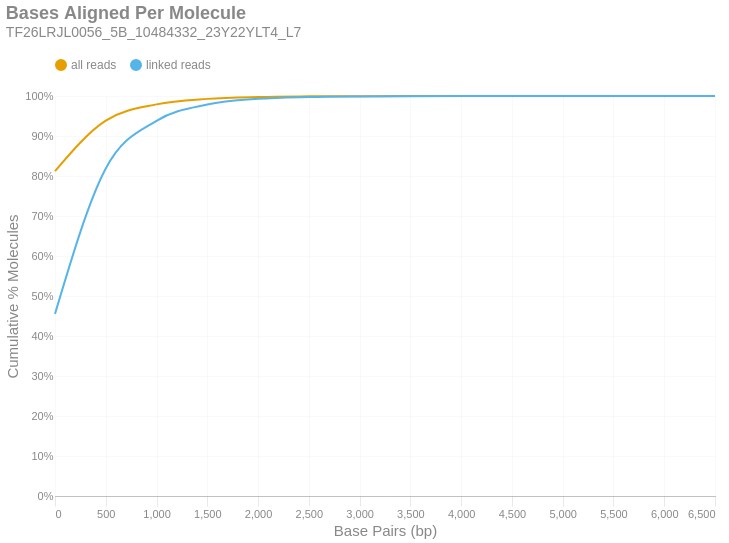

Notebook source saved alongside this figure:
### Markdown cell above
### Bases Aligned Per Molecule
This is a cumulative frequency distribution showing the number of base pairs aligned per unique molecule. These data are shown in 500 bp bins. There are two distributions: one with `all reads` (yellow) and another with only `linked reads` (blue). The percent of molecules in the `linked reads` distribution is relative to the total number of linked molecules.

### Code cell
if SKIPLR:
    print_html(f"Skipped")
else:
    binned_df = consolidated_hist(valids['aligned_bp'], mask, 500, True)
    with SafeRender(binned_df):
        (
            density_plot(binned_df, 'Bases Aligned Per Molecule', samplename, 'basesper')
            .encode(
                x=alt.X('bin:Q', title="Base Pairs (bp)").axis(tickMinStep=500).scale(padding=0),
                y=alt.Y('value:Q', title='Cumulative % Molecules')
                    .axis(format='%')
                    .scale(domain = [0,1])
                    .stack(False),
                color=alt.Color("key:N").scale(domain = ["all reads", "linked reads"]),
                tooltip = [
                    alt.Tooltip("key:N", title = "Data Type"),
                    alt.Tooltip("range_label:N", title="Bases Aligned Per Molecule"),
                    alt.Tooltip("value:Q", format = ".2%", title="% Molecules (Cum.)")
                ]
            )
        ).display()

### Figure 1 — Vega-Lite specification as saved in the notebook (floating-point values rounded to 4 significant figures)
{"width": "container", "height": 400, "config": {"title": {"anchor": "start", "dy": -15, "fontSize": 18, "color": "#888888", "subtitleColor": "#888888", "subtitleFontSize": 14}, "arc": {"fill": "#0072B2"}, "axis": {"domainColor": "#888888", "domainWidth": 0.5, "gridWidth": 0.2, "grid": false, "titleFontWeight": 400, "titleFontSize": 15, "labelFontSize": 11, "labelColor": "#888888", "tickColor": "#888888", "tickWidth": 0.2, "titleColor": "#888888"}, "axisBand": {"grid": false}, "axisX": {"grid": true, "tickSize": 10, "domainCap": "round"}, "axisY": {"domain": false, "grid": true, "tickSize": 0, "domainCap": "round"}, "background": "transparent", "header": {"labelFontSize": 15, "labelColor": "#888888", "titleFontSize": 15, "titleFontWeight": 600, "titleColor": "#888888"}, "legend": {"labelFont": "sans-serif", "labelFontSize": 12, "labelColor": "#888888", "symbolSize": 100, "symbolType": "circle", "titleFontSize": 12, "titlePadding": 10, "titleColor": "#888888", "title": null, "orient": "top"}, "range": {"category": ["#E69F00", "#56B4E9", "#009E73", "#F0E442", "#0072B2", "#D55E00", "#CC79A7", "#000000"], "diverging": ["#cfe8f3", "#a2d4ec", "#73bfe2", "#46abdb", "#1696d2", "#12719e"]}, "area": {"fill": "#0072B2", "fillOpacity": 0.7, "line": true, "strokeOpacity": 0.7}, "line": {"color": "#0072B2", "stroke": "#0072B2", "strokeWidth": 2}, "trail": {"color": "#0072B2", "stroke": "#0072B2", "strokeWidth": 0, "size": 1}, "point": {"filled": true, "fillOpacity": 1.0, "size": 95}, "text": {"color": "#888888", "fontSize": 11, "align": "right", "fontWeight": 400, "size": 11}, "bar": {"fill": "#0072B2", "stroke": null}, "view": {"stroke": null, "continuousWidth": 660, "continuousHeight": 400}}, "data": {"name": "data-c6a9b2b1f64a158ddf99c8af383207e1"}, "mark": {"type": "line", "interpolate": "monotone", "point": {"opacity": 0, "size": 275}}, "encoding": {"color": {"field": "key", "scale": {"domain": ["all reads", "linked reads"]}, "type": "nominal"}, "tooltip": [{"field": "key", "title": "Data Type", "type": "nominal"}, {"field": "range_label", "title": "Bases Aligned Per Molecule", "type": "nominal"}, {"field": "value", "format": ".2%", "title": "% Molecules (Cum.)", "type": "quantitative"}], "x": {"axis": {"tickMinStep": 500}, "field": "bin", "scale": {"padding": 0}, "title": "Base Pairs (bp)", "type": "quantitative"}, "y": {"axis": {"format": "%"}, "field": "value", "scale": {"domain": [0, 1]}, "stack": false, "title": "Cumulative % Molecules", "type": "quantitative"}}, "params": [{"name": "param_c36ac31b6afebe62", "select": {"type": "point", "fields": ["key"]}, "bind": "legend"}], "title": {"text": "Bases Aligned Per Molecule", "subtitle": "TF26LRJL0056_5B_10484332_23Y22YLT4_L7"}, "transform": [{"fold": ["all reads (cumsum)", "linked reads (cumsum)"]}, {"calculate": "replace(datum.key, ' (cumsum)', '')", "as": "key"}, {"filter": {"param": "param_c36ac31b6afebe62"}}], "usermeta": {"embedOptions": {"downloadFileName": "TF26LRJL0056_5B_10484332_23Y22YLT4_L7.basesper"}}, "$schema": "https://vega.github.io/schema/vega-lite/v6.4.1.json", "datasets": {"data-c6a9b2b1f64a158ddf99c8af383207e1": [{"bin": "0.0", "interval": "0.0-500.0", "all reads": 0.8121, "linked reads": 0.4553, "all reads (cumsum)": 0.8121, "linked reads (cumsum)": 0.4553, "range_label": "0-499"}, {"bin": "500.0", "interval": "500.0-1000.0", "all reads": 0.1264, "linked reads": 0.3634, "all reads (cumsum)": 0.9386, "linked reads (cumsum)": 0.8187, "range_label": "500-999"}, {"bin": "1000.0", "interval": "1000.0-1500.0", "all reads": 0.0405, "linked reads": 0.1193, "all reads (cumsum)": 0.9791, "linked reads (cumsum)": 0.938, "range_label": "1000-1499"}, {"bin": "1500.0", "interval": "1500.0-2000.0", "all reads": 0.01375, "linked reads": 0.04071, "all reads (cumsum)": 0.9928, "linked reads (cumsum)": 0.9787, "range_label": "1500-1999"}, {"bin": "2000.0", "interval": "2000.0-2500.0", "all reads": 0.004768, "linked reads": 0.01414, "all reads (cumsum)": 0.9976, "linked reads (cumsum)": 0.9928, "range_label": "2000-2499"}, {"bin": "2500.0", "interval": "2500.0-3000.0", "all reads": 0.001556, "linked reads": 0.004616, "all reads (cumsum)": 0.9991, "linked reads (cumsum)": 0.9974, "range_label": "2500-2999"}, {"bin": "3000.0", "interval": "3000.0-3500.0", "all reads": 0.0005414, "linked reads": 0.001606, "all reads (cumsum)": 0.9997, "linked reads (cumsum)": 0.999, "range_label": "3000-3499"}, {"bin": "3500.0", "interval": "3500.0-4000.0", "all reads": 0.000197, "linked reads": 0.0005842, "all reads (cumsum)": 0.9999, "linked reads (cumsum)": 0.9996, "range_label": "3500-3999"}, {"bin": "4000.0", "interval": "4000.0-4500.0", "all reads": 6.959e-05, "linked reads": 0.0002064, "all reads (cumsum)": 0.9999, "linked reads (cumsum)": 0.9998, "range_label": "4000-4499"}, {"bin": "4500.0", "interval": "4500.0-5000.0", "all reads": 3.656e-05, "linked reads": 0.0001084, "all reads (cumsum)": 1.0, "linked reads (cumsum)": 0.9999, "range_label": "4500-4999"}, {"bin": "5000.0", "interval": "5000.0-5500.0", "all reads": 1.297e-05, "linked reads": 3.848e-05, "all reads (cumsum)": 1.0, "linked reads (cumsum)": 1.0, "range_label": "5000-5499"}, {"bin": "5500.0", "interval": "5500.0-6000.0", "all reads": 4.718e-06, "linked reads": 1.399e-05, "all reads (cumsum)": 1.0, "linked reads (cumsum)": 1.0, "range_label": "5500-5999"}, {"bin": "6000.0", "interval": "6000.0-6500.0", "all reads": 1.179e-06, "linked reads": 3.498e-06, "all reads (cumsum)": 1.0, "linked reads (cumsum)": 1.0, "range_label": "6000-6499"}, {"bin": "6500.0", "interval": "6500.0-7000.0", "all reads": 5.897e-07, "linked reads": 1.749e-06, "all reads (cumsum)": 1.0, "linked reads (cumsum)": 1.0, "range_label": "6500-6999"}]}}
